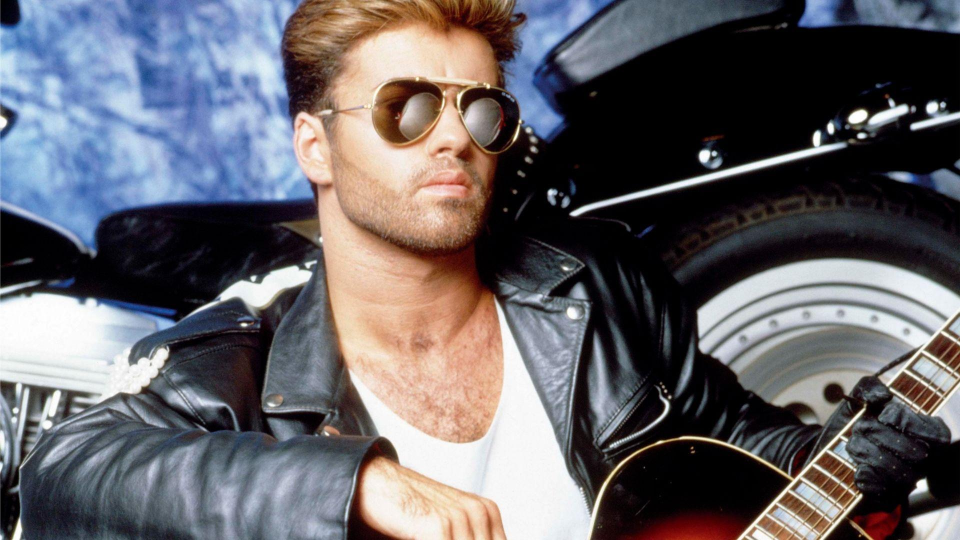
#> input picture HW1-Seydali Seyedhosseini/Goerge Micheal.jpg, 1920 x 1080 px (shown at 1/2 size)
$ python hw1_cv_mkh.py
#> lines starting #> are read from the running program, lines starting #| are printed output that depends on the picture
# -*- coding: utf-8 -*-
"""Hw1_CV_MKh.ipynb

Automatically generated by Colab.

Original file is located at
    https://colab.research.google.com/drive/1oTwfOTpQfXsWaeJ6xroMnJzsk9uSvu5v

# تمرین اول - بخش اول: برش تصویر
## OpenCv
"""

## Importing necessary libraries
import cv2
import numpy as np
import matplotlib.pyplot as plt

"""### 1-1)Loading The File"""

img = cv2.imread('Goerge Micheal.jpg')
#> img is the input picture: shape (1080, 1920, 3); mean B, G, R 104.5, 99.5, 102
plt.imshow(img[:, :, ::-1]) #Pyplot uses BGR color space while we want to depict them in RGB
plt.title("Goerge Michael at his height")

"""### 1-2)Cropping and Displaying the Face"""

cropped_img = img[0:500, 500:1100] #Approximately filling in the height(rows) and width(columns) of the face
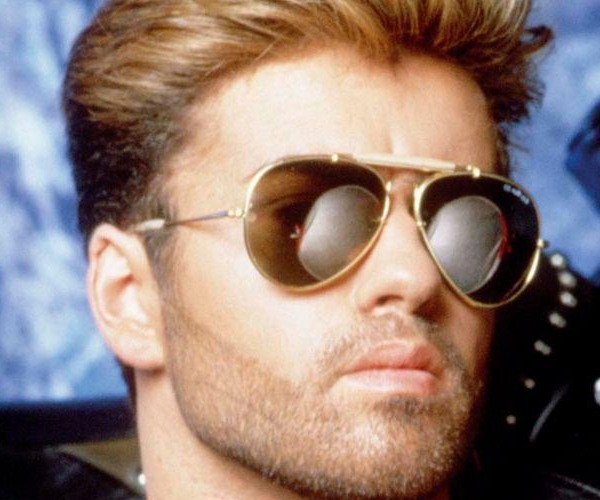
#> cropped_img: shape (500, 600, 3); mean B, G, R 115.4, 123.4, 144.2
plt.imshow(cropped_img[:, :, ::-1])
plt.title("Goerge Michael`s Face")

"""### 1-3)Saving into a new file"""

cv2.imwrite('Face.png', cropped_img)

"""# Seyedali Seyedhosseini
## The End
"""
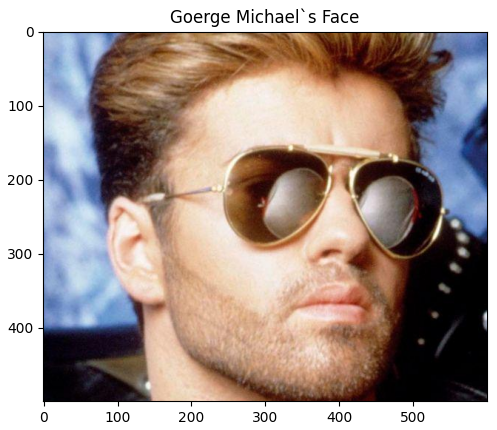
#> figure drawn by matplotlib, 1 panel
